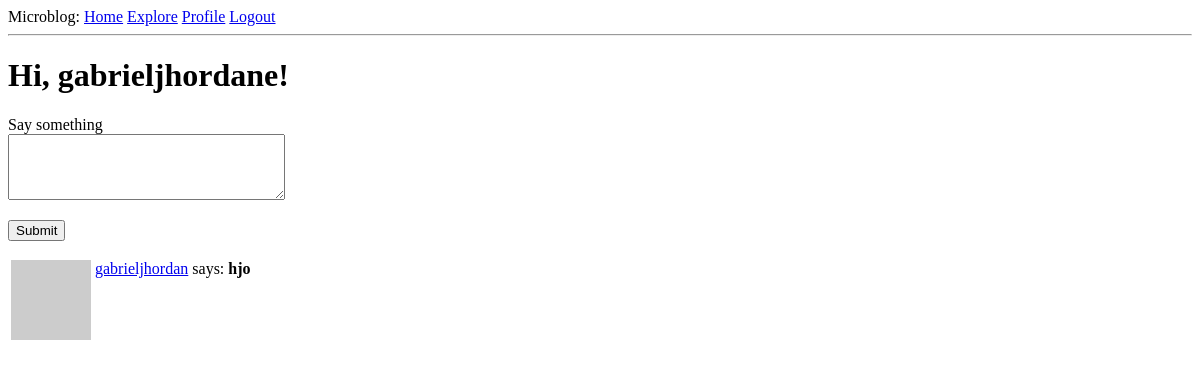
The page /index (signed in) on the database as committed earlier.
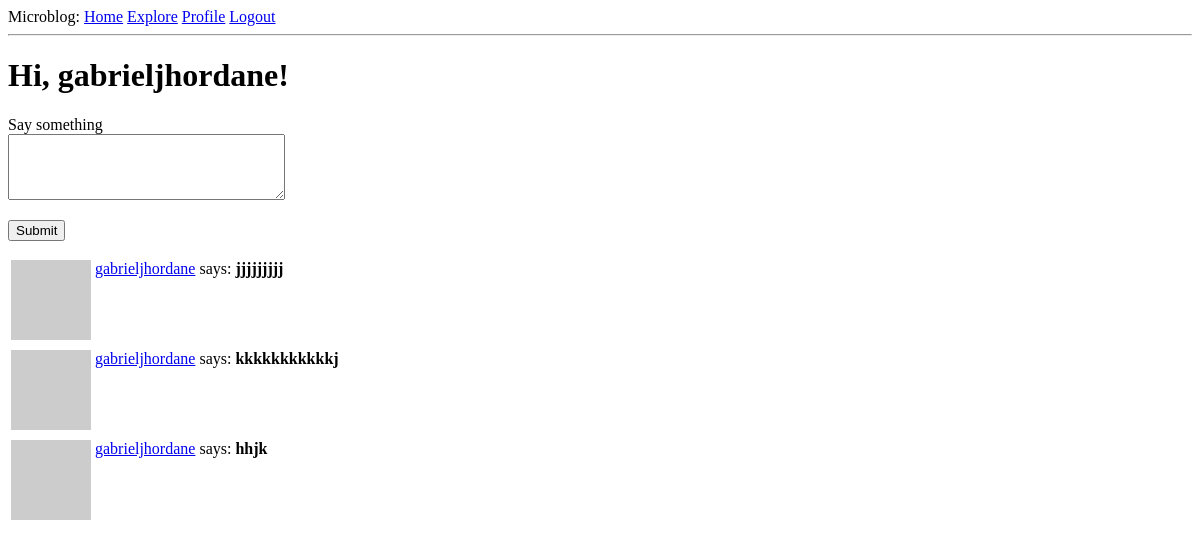
The same page on the database as committed later.
### app/models.py (models this page shows, shortened)
class Post(db.Model):
    id = db.Column(db.Integer, primary_key=True)
    body = db.Column(db.String(140))
    timestamp = db.Column(db.DateTime, default=datetime.utcnow)
    user_id = db.Column(db.Integer, db.ForeignKey('user.id'))

class User(UserMixin,db.Model):
    id = db.Column(db.Integer, primary_key=True)
    username = db.Column(db.String(64),index=True, unique=True)
    email = db.Column(db.String(120), index=True, unique=True)
    password_hash = db.Column(db.String(128))
    posts = db.relationship('Post', backref='author', lazy='dynamic')
    about = db.Column(db.String(140))
    last_seen = db.Column(db.DateTime, default=datetime.utcnow)
    followed = db.relationship(
        'User', secondary = followers,
        primaryjoin = (followers.c.follower_id == id),
        secondaryjoin = (followers.c.followed_id == id),
        backref = db.backref('followers', lazy='dynamic'),
        lazy='dynamic')
    def avatar (self, size):
        digest = md5(self.email.lower().encode('utf-8')).hexdigest()
        return 'https://www.gravatar.com/avatar/{}?d=identicon&s={}'.format(digest, size)
    def followed_posts(self):
        followed = Post.query.join( followers, followers.c.followed_id == Post.user_id ).filter(followers.c.follower_id == self.id)
        own = Post.query.filter_by(user_id = self.id)
        return followed.union(own).order_by(Post.timestamp.desc())

### app/routes.py (the view)
@app.route('/', methods=['GET', 'POST'])
@app.route('/index')
@login_required
def index():
    form = PostForm()
    if form.validate_on_submit():
        post = Post(body=form.post.data, author=current_user)
        db.session.add(post)
        db.session.commit()
        flash('Your post is now live!')
        return redirect(url_for('index'))
    page = request.args.get('page',1, type=int)
    posts = current_user.followed_posts().paginate(
        page, app.config['POSTS_PER_PAGE'], False)
    return render_template('index.html', title = 'Home', posts=posts.items, form=form)

### app/forms.py
class PostForm(FlaskForm):
    post = TextAreaField('Say something',validators=[DataRequired(), Length(min=1, max=140)])
    submit = SubmitField('Submit')

### app/models.py (called while the page is built)
@login.user_loader
def loader_user(id):
    return User.query.get(int(id))

### app/routes.py (called while the page is built)
@app.before_request
def before_request():
    if current_user.is_authenticated:
        current_user.last_seen = datetime.utcnow()
        db.session.commit()

### app/templates/index.html (shortened to what this page needs)
{% extends 'base.html' %}
{% block content %}
    <h1>Hi, {{ current_user.username }}!</h1>
    {% if form %}
    <form action='' method='post'>
        <p>
            {{ form.post.label }} <br>
            {{ form.post(cols=32, rows=4) }}<br>
        </p>
        <p>{{ form.submit() }}</p>
    </form>
    {% endif %}
    {% for post in posts %}
        {% include '_post.html' %}
    {% endfor %}
{% endblock %}

### app/templates/_post.html
<table>
    <tr valign="top">
        <td><img src="{{ post.author.avatar(36) }}"></td>
        <td>
            <a href ="{{ url_for('user', username=post.author.username)}}">{{ post.author.username }}</a>
                says: <b>{{ post.body }}</b>
        </td>
    </tr>
</table>

Rows that differ between the two databases and show on the page:
no longer on this page (row unchanged): Post: author.username "gabrieljhordan", body "hjo"
added Post: author.username "gabrieljhordane", body "jjjjjjjjj"
added Post: author.username "gabrieljhordane", body "kkkkkkkkkkkj"
added Post: author.username "gabrieljhordane", body "hhjk"
